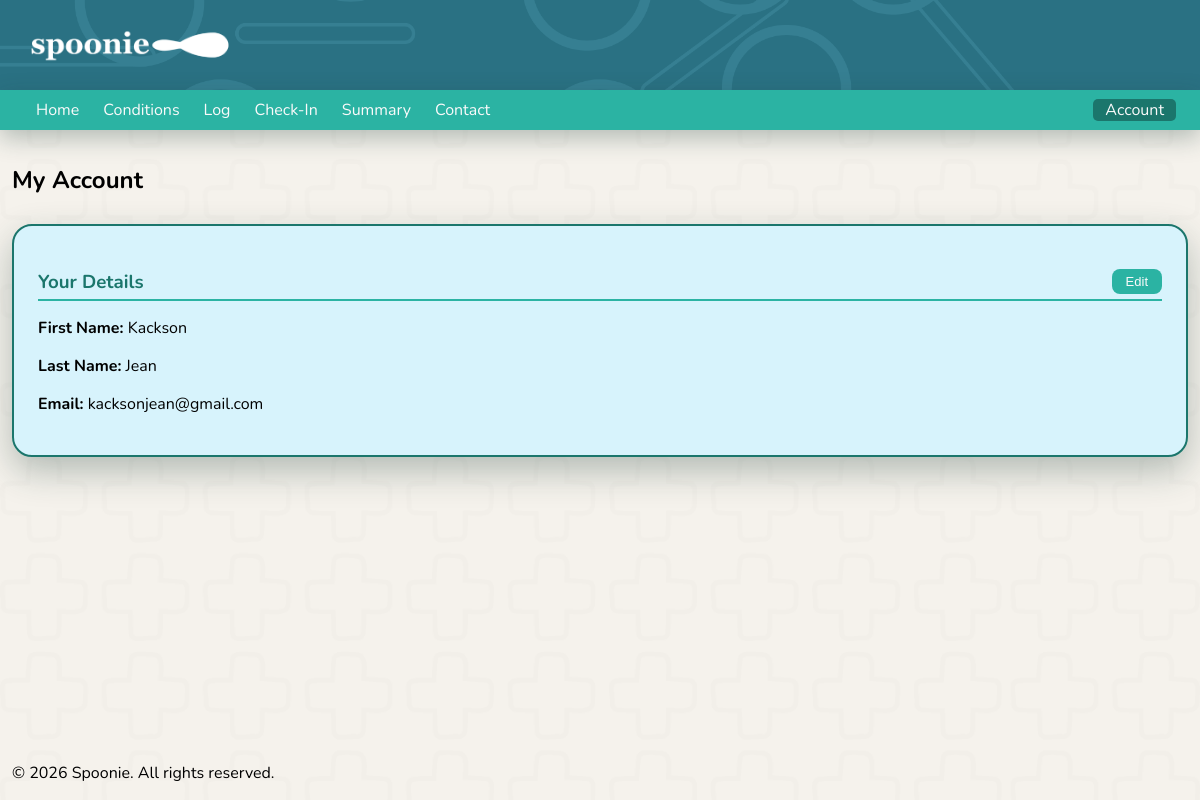
The app's page /account (signed in) with its own data.
### tables this page shows
CREATE TABLE users (
        id INTEGER PRIMARY KEY AUTOINCREMENT,
        first_name TEXT NOT NULL,
        last_name TEXT NOT NULL,
        email TEXT UNIQUE NOT NULL,
        password TEXT NOT NULL, is_verified INTEGER DEFAULT 0, verification_token TEXT, token_expires_at TIMESTAMP);

### app.py (the view)
@app.route('/account')
def account():
    if not session.get('user_id'):
        return redirect('/signin')
    conn = get_user_conn()
    cursor = conn.cursor()
    cursor.execute(
        'SELECT first_name, last_name, email FROM users WHERE id = ?',
        (session['user_id'],)
    )
    user = cursor.fetchone()
    conn.close()
    user_info = {'first_name': user[0], 'last_name': user[1], 'email': user[2]}
    return render_template('account.html', user_info=user_info)

### app.py (called while the page is built)
@app.after_request
def set_security_headers(response):
    response.headers['X-Frame-Options'] = 'DENY'
    response.headers['X-Content-Type-Options'] = 'nosniff'
    response.headers['X-XSS-Protection'] = '1; mode=block'
    response.headers['Referrer-Policy'] = 'strict-origin-when-cross-origin'
    response.headers['Strict-Transport-Security'] = 'max-age=31536000; includeSubDomains'
    return response

def get_user_conn():
    return sqlite3.connect(USER_DB)

### templates/account.html (shortened to what this page needs)
<!DOCTYPE html>
<html lang="en">
<head>
    <link rel="stylesheet" href="/static/style.css">
</head>
<body class="index_page">
    <header>
        <nav>
            <a href="/"><img src="/static/images/spoonielogo.png" alt="Spoonie" class="websitelogo" height="80"></a>
        </nav>
        <div class="topnav">
            <div class="nav-left">
                <a class="notactive_page" href="/">Home</a>
                {% if session.get('user_id') %}
                <a class="notactive_page" href="conditions">Conditions</a>
                <a class="notactive_page" href="log">Log</a>
                <a class="notactive_page" href="checkin">Check-In</a>
                <a class="notactive_page" href="summary">Summary</a>
                <a class="notactive_page" href="contact">Contact</a>
                {% endif %}
            </div>
            <div class="nav-right">
                {% if session.get('user_id') %}
                <div class="dropdown">
                    <span class="dropdown-toggle">Account</span>
                </div>
                {% endif %}
            </div>
        </div>
    </header>
    <main>
        <section>
            <h2 class="topPageHeadings">My Account</h2>
        </section>
        <div class="summary-section">
            <h3>Your Details
                <button type="button" class="edit-btn" style="float: right;" onclick="toggleAccountEdit()">Edit</button>
            </h3>
            <div id="account-display">
                <p><strong>First Name:</strong> {{ user_info.first_name }}</p>
                <p><strong>Last Name:</strong> {{ user_info.last_name }}</p>
                <p><strong>Email:</strong> {{ user_info.email }}</p>
            </div>
        </div>
    </main>
    <footer>
        <p>&copy; 2026 Spoonie. All rights reserved.</p>
    </footer>
</body>
</html>

### static/style.css (style rules this page uses)
*, *::before, *::after { box-sizing: border-box; }
body { font-family: 'Nunito', sans-serif; overflow-x: hidden; }
header { position: fixed; top: 0; left: 0; width: 100%; z-index: 1000; background-color: #2a7183; background-image: url('/static/images/header_image.png'); background-repeat: no-repeat; background-size: cover; background-position: center; }
.websitelogo { height: 90px; width: auto; max-height: 90px; max-width: 360px; margin-left: 2vw; display: inline-block; vertical-align: middle; object-fit: contain; }
.topPageHeadings { display: block; padding-bottom: 1vh; }
.index_page { background-color: #f5f2ec; background-image: url('/static/images/chron_tech_background.png'); background-repeat: no-repeat; background-size: cover; background-position: center; background-attachment: fixed; min-height: 100vh; display: flex; flex-direction: column; margin: 0; padding-left: 1vw; padding-right: 1vw; }
main { flex: 1; margin-top: 18vh; }
.topnav { background-color:#2BB3A3; height: 5vh; display: flex; align-items: center; justify-content: space-between; box-shadow: 0 8px 25px rgba(26, 58, 53, 0.3); }
.nav-left, .nav-right { display: flex; align-items: center; }
.nav-left { padding-left: 2vw; }
.nav-right { padding-right: 2vw; }
.notactive_page { color: #fafafa; text-decoration: none; padding-left: 1vw; padding-right: 1vw; border-radius: 5px; transition: background-color 0.2s ease; }
.dropdown { position: relative; }
.dropdown-toggle { color: #fafafa; cursor: pointer; padding: 0 1vw; border-radius: 5px; background-color: #1b766c; }
.edit-btn { background-color: #2BB3A3; color: #fafafa; border: none; padding: 5px 14px; border-radius: 8px; font-size: 13px; cursor: pointer; transition: background-color 0.2s ease; }
.summary-section { margin-top: 2vh; }
.summary-section { border: 2px solid #1b766c; border-radius: 20px; background-color: rgb(215, 243, 252); padding: 2vw; box-shadow: 0 14px 35px rgba(26, 58, 53, 0.3); }
.summary-section h3 { color: #1b766c; margin-bottom: 1vh; border-bottom: 2px solid #2BB3A3; padding-bottom: 0.5vh; }
section h2 { display: inline; }

### records on screen
users: first_name "Kackson", last_name "Jean", email "kacksonjean@gmail.com"
